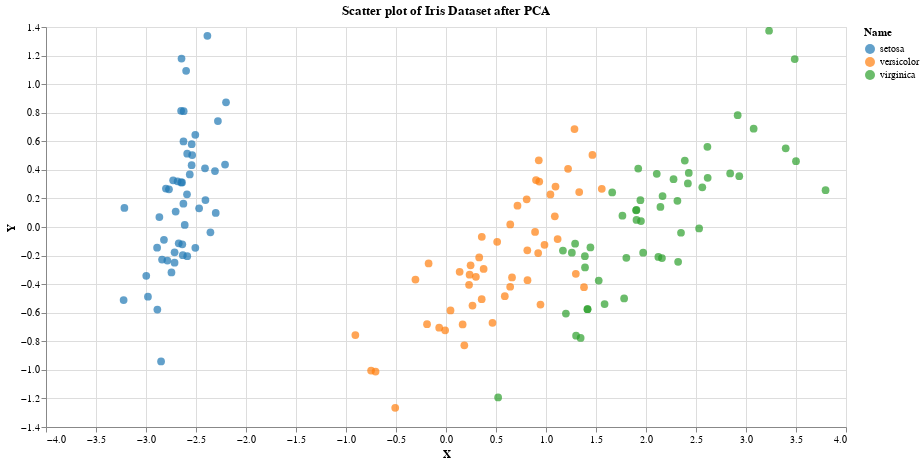

Notebook code cell kept with this figure:
### Code cell
import altair as alt

projected_data['Name'] = [ iris['target_names'][i] for i in projected_data['Species'] ]

alt.Chart(projected_data).mark_circle(size=60).encode(
    x='X',
    y='Y',
    color = {'field': 'Name',
             'scale': {'scheme': 'category10' }
            },
    tooltip=['Name']
).properties(
    title = 'Scatter plot of Iris Dataset after PCA',
    width = 800,
    height = 400
).interactive()

### Figure 1 — Vega-Lite specification as saved in the notebook (floating-point values rounded to 4 significant figures; data arrays with more than 128 entries replaced by an {"elided": "..."} marker saying what was removed)
{"config": {"view": {"continuousWidth": 300, "continuousHeight": 300}}, "data": {"name": "data-fa7341effc19a3f489627e26187c1404"}, "mark": {"type": "circle", "size": 60}, "encoding": {"color": {"field": "Name", "scale": {"scheme": "category10"}}, "tooltip": [{"field": "Name", "type": "nominal"}], "x": {"field": "X", "type": "quantitative"}, "y": {"field": "Y", "type": "quantitative"}}, "height": 400, "params": [{"name": "param_19", "select": {"type": "interval", "encodings": ["x", "y"]}, "bind": "scales"}], "title": "Scatter plot of Iris Dataset after PCA", "width": 800, "$schema": "https://vega.github.io/schema/vega-lite/v5.14.1.json", "datasets": {"data-fa7341effc19a3f489627e26187c1404": {"elided": "150 records"}}}
